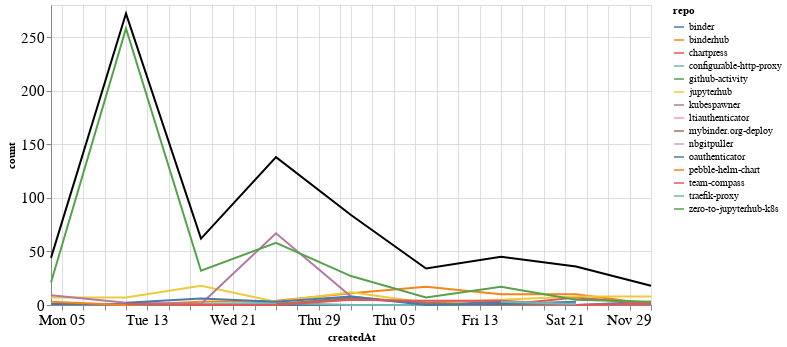

Notebook code cell kept with this figure:
### Markdown cell above
## Comments

### Code cell
comments_time = comments.groupby('repo').resample('W', on='createdAt').count()['author'].reset_index()
comments_time = comments_time.rename(columns={'author': 'count'})
comments_time_total = comments_time.groupby('createdAt').agg({"count": "sum"}).reset_index()
ch1 = alt.Chart(comments_time, width=600).mark_line().encode(
    x='createdAt',
    y='count',
    color='repo',
    tooltip="repo"
)

ch2 = alt.Chart(comments_time_total, width=600).mark_line(color="black").encode(
    x='createdAt',
    y='count',
)

ch1 + ch2

### Figure 1 — Vega-Lite specification as saved in the notebook (floating-point values rounded to 4 significant figures)
{"config": {"axisLeft": {"labelFontSize": 15}, "axisBottom": {"labelFontSize": 15}}, "layer": [{"data": {"name": "data-a97f7a4860a6b0cdb98e8477d7372c2a"}, "mark": "line", "encoding": {"color": {"type": "nominal", "field": "repo"}, "tooltip": {"type": "nominal", "field": "repo"}, "x": {"type": "temporal", "field": "createdAt"}, "y": {"type": "quantitative", "field": "count"}}, "width": 600}, {"data": {"name": "data-4adaca5f193b52ae191868d5ff96b324"}, "mark": {"type": "line", "color": "black"}, "encoding": {"x": {"type": "temporal", "field": "createdAt"}, "y": {"type": "quantitative", "field": "count"}}, "width": 600}], "$schema": "https://vega.github.io/schema/vega-lite/v4.8.1.json", "datasets": {"data-a97f7a4860a6b0cdb98e8477d7372c2a": [{"repo": "binder", "createdAt": "2020-10-04T00:00:00", "count": 1}, {"repo": "binder", "createdAt": "2020-10-11T00:00:00", "count": 1}, {"repo": "binder", "createdAt": "2020-10-18T00:00:00", "count": 1}, {"repo": "binder", "createdAt": "2020-10-25T00:00:00", "count": 0}, {"repo": "binder", "createdAt": "2020-11-01T00:00:00", "count": 0}, {"repo": "binder", "createdAt": "2020-11-08T00:00:00", "count": 0}, {"repo": "binder", "createdAt": "2020-11-15T00:00:00", "count": 3}, {"repo": "binder", "createdAt": "2020-11-22T00:00:00", "count": 0}, {"repo": "binder", "createdAt": "2020-11-29T00:00:00", "count": 3}, {"repo": "binderhub", "createdAt": "2020-10-04T00:00:00", "count": 3}, {"repo": "binderhub", "createdAt": "2020-10-11T00:00:00", "count": 0}, {"repo": "binderhub", "createdAt": "2020-10-18T00:00:00", "count": 3}, {"repo": "binderhub", "createdAt": "2020-10-25T00:00:00", "count": 4}, {"repo": "binderhub", "createdAt": "2020-11-01T00:00:00", "count": 11}, {"repo": "binderhub", "createdAt": "2020-11-08T00:00:00", "count": 17}, {"repo": "binderhub", "createdAt": "2020-11-15T00:00:00", "count": 10}, {"repo": "binderhub", "createdAt": "2020-11-22T00:00:00", "count": 10}, {"repo": "binderhub", "createdAt": "2020-11-29T00:00:00", "count": 1}, {"repo": "chartpress", "createdAt": "2020-11-08T00:00:00", "count": 1}, {"repo": "chartpress", "createdAt": "2020-11-15T00:00:00", "count": 0}, {"repo": "chartpress", "createdAt": "2020-11-22T00:00:00", "count": 7}, {"repo": "chartpress", "createdAt": "2020-11-29T00:00:00", "count": 1}, {"repo": "configurable-http-proxy", "createdAt": "2020-10-18T00:00:00", "count": 1}, {"repo": "configurable-http-proxy", "createdAt": "2020-10-25T00:00:00", "count": 2}, {"repo": "configurable-http-proxy", "createdAt": "2020-11-01T00:00:00", "count": 0}, {"repo": "configurable-http-proxy", "createdAt": "2020-11-08T00:00:00", "count": 0}, {"repo": "configurable-http-proxy", "createdAt": "2020-11-15T00:00:00", "count": 1}, {"repo": "github-activity", "createdAt": "2020-10-11T00:00:00", "count": 1}, {"repo": "github-activity", "createdAt": "2020-10-18T00:00:00", "count": 0}, {"repo": "github-activity", "createdAt": "2020-10-25T00:00:00", "count": 0}, {"repo": "github-activity", "createdAt": "2020-11-01T00:00:00", "count": 7}, {"repo": "jupyterhub", "createdAt": "2020-10-04T00:00:00", "count": 7}, {"repo": "jupyterhub", "createdAt": "2020-10-11T00:00:00", "count": 7}, {"repo": "jupyterhub", "createdAt": "2020-10-18T00:00:00", "count": 18}, {"repo": "jupyterhub", "createdAt": "2020-10-25T00:00:00", "count": 3}, {"repo": "jupyterhub", "createdAt": "2020-11-01T00:00:00", "count": 12}, {"repo": "jupyterhub", "createdAt": "2020-11-08T00:00:00", "count": 2}, {"repo": "jupyterhub", "createdAt": "2020-11-15T00:00:00", "count": 5}, {"repo": "jupyterhub", "createdAt": "2020-11-22T00:00:00", "count": 8}, {"repo": "jupyterhub", "createdAt": "2020-11-29T00:00:00", "count": 8}, {"repo": "kubespawner", "createdAt": "2020-10-04T00:00:00", "count": 9}, {"repo": "kubespawner", "createdAt": "2020-10-11T00:00:00", "count": 2}, {"repo": "kubespawner", "createdAt": "2020-10-18T00:00:00", "count": 1}, {"repo": "kubespawner", "createdAt": "2020-10-25T00:00:00", "count": 67}, {"repo": "kubespawner", "createdAt": "2020-11-01T00:00:00", "count": 8}, {"repo": "kubespawner", "createdAt": "2020-11-08T00:00:00", "count": 1}, {"repo": "kubespawner", "createdAt": "2020-11-15T00:00:00", "count": 0}, {"repo": "kubespawner", "createdAt": "2020-11-22T00:00:00", "count": 0}, {"repo": "kubespawner", "createdAt": "2020-11-29T00:00:00", "count": 1}, {"repo": "ltiauthenticator", "createdAt": "2020-11-15T00:00:00", "count": 1}, {"repo": "mybinder.org-deploy", "createdAt": "2020-10-25T00:00:00", "count": 1}, {"repo": "mybinder.org-deploy", "createdAt": "2020-11-01T00:00:00", "count": 6}, {"repo": "mybinder.org-deploy", "createdAt": "2020-11-08T00:00:00", "count": 2}, {"repo": "mybinder.org-deploy", "createdAt": "2020-11-15T00:00:00", "count": 0}, {"repo": "mybinder.org-deploy", "createdAt": "2020-11-22T00:00:00", "count": 1}, {"repo": "nbgitpuller", "createdAt": "2020-10-04T00:00:00", "count": 3}, {"repo": "oauthenticator", "createdAt": "2020-10-11T00:00:00", "count": 2}, {"repo": "oauthenticator", "createdAt": "2020-10-18T00:00:00", "count": 6}, {"repo": "oauthenticator", "createdAt": "2020-10-25T00:00:00", "count": 3}, {"repo": "oauthenticator", "createdAt": "2020-11-01T00:00:00", "count": 8}, {"repo": "oauthenticator", "createdAt": "2020-11-08T00:00:00", "count": 0}, {"repo": "oauthenticator", "createdAt": "2020-11-15T00:00:00", "count": 1}, {"repo": "oauthenticator", "createdAt": "2020-11-22T00:00:00", "count": 3}, {"repo": "pebble-helm-chart", "createdAt": "2020-11-22T00:00:00", "count": 1}, {"repo": "team-compass", "createdAt": "2020-10-11T00:00:00", "count": 1}, {"repo": "team-compass", "createdAt": "2020-10-18T00:00:00", "count": 0}, {"repo": "team-compass", "createdAt": "2020-10-25T00:00:00", "count": 0}, {"repo": "team-compass", "createdAt": "2020-11-01T00:00:00", "count": 5}, {"repo": "team-compass", "createdAt": "2020-11-08T00:00:00", "count": 4}, {"repo": "team-compass", "createdAt": "2020-11-15T00:00:00", "count": 4}, {"repo": "team-compass", "createdAt": "2020-11-22T00:00:00", "count": 0}, {"repo": "team-compass", "createdAt": "2020-11-29T00:00:00", "count": 1}, {"repo": "traefik-proxy", "createdAt": "2020-11-15T00:00:00", "count": 3}, {"repo": "traefik-proxy", "createdAt": "2020-11-22T00:00:00", "count": 1}, {"repo": "zero-to-jupyterhub-k8s", "createdAt": "2020-10-04T00:00:00", "count": 21}, {"repo": "zero-to-jupyterhub-k8s", "createdAt": "2020-10-11T00:00:00", "count": 258}, {"repo": "zero-to-jupyterhub-k8s", "createdAt": "2020-10-18T00:00:00", "count": 32}, {"repo": "zero-to-jupyterhub-k8s", "createdAt": "2020-10-25T00:00:00", "count": 58}, {"repo": "zero-to-jupyterhub-k8s", "createdAt": "2020-11-01T00:00:00", "count": 27}, {"repo": "zero-to-jupyterhub-k8s", "createdAt": "2020-11-08T00:00:00", "count": 7}, {"repo": "zero-to-jupyterhub-k8s", "createdAt": "2020-11-15T00:00:00", "count": 17}, {"repo": "zero-to-jupyterhub-k8s", "createdAt": "2020-11-22T00:00:00", "count": 5}, {"repo": "zero-to-jupyterhub-k8s", "createdAt": "2020-11-29T00:00:00", "count": 3}], "data-4adaca5f193b52ae191868d5ff96b324": [{"createdAt": "2020-10-04T00:00:00", "count": 44}, {"createdAt": "2020-10-11T00:00:00", "count": 272}, {"createdAt": "2020-10-18T00:00:00", "count": 62}, {"createdAt": "2020-10-25T00:00:00", "count": 138}, {"createdAt": "2020-11-01T00:00:00", "count": 84}, {"createdAt": "2020-11-08T00:00:00", "count": 34}, {"createdAt": "2020-11-15T00:00:00", "count": 45}, {"createdAt": "2020-11-22T00:00:00", "count": 36}, {"createdAt": "2020-11-29T00:00:00", "count": 18}]}}
